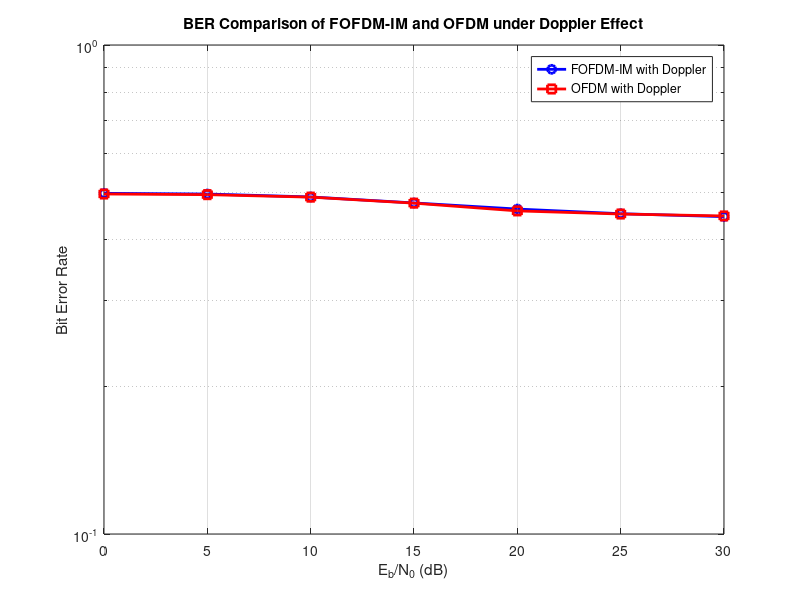

MATLAB code for this plot:
clc; clear; close all;

N_subcarriers = 64; % Total subcarriers
N_active = 16; % Number of active subcarriers for IM
N_symbols = 1000; % Number of transmitted symbols
EbNo_dB = 0:5:30; % SNR range in dB
fd = 100; % Doppler shift in Hz
Ts = 1e-3; % Symbol duration

BER_FOFDM_IM = zeros(size(EbNo_dB));
BER_OFDM = zeros(size(EbNo_dB));

for i = 1:length(EbNo_dB)
    EbNo = 10^(EbNo_dB(i)/10);
    N_errors_FOFDM_IM = 0;
    N_errors_OFDM = 0;
    
    for j = 1:N_symbols
        % Generate random bits for subcarrier index selection and QPSK modulation
        active_indices = randperm(N_subcarriers, N_active); % Unique active subcarriers
        qpsk_bits = randi([0, 1], 2*N_active, 1); % QPSK needs 2 bits per symbol
        qpsk_symbols = pskmod(bi2de(reshape(qpsk_bits, [], 2)), 4, pi/4); % QPSK modulation
        
        modulated_symbols = zeros(N_subcarriers, 1);
        modulated_symbols(active_indices) = qpsk_symbols(1:N_active); % Assign modulated symbols to active subcarriers
        
        % Rayleigh fading with Doppler shift
        h = (randn(N_subcarriers, 1) + 1i*randn(N_subcarriers, 1)) / sqrt(2);
        fading_effect = exp(1i * 2 * pi * fd * (0:N_subcarriers-1)' * Ts);
        faded_symbols = h .* modulated_symbols .* fading_effect;
        
        % Additive White Gaussian Noise (AWGN)
        noise_variance = 1/(2*EbNo);
        noise = sqrt(noise_variance) * (randn(N_subcarriers, 1) + 1i*randn(N_subcarriers, 1));
        received_symbols = faded_symbols + noise;
        
        % FOFDM-IM demodulation (assuming perfect subcarrier index detection)
        detected_symbols = received_symbols(active_indices) ./ h(active_indices);
        detected_bits = de2bi(pskdemod(detected_symbols, 4, pi/4), 2);
        detected_bits = detected_bits(:);
        
        % Count errors
        N_errors_FOFDM_IM = N_errors_FOFDM_IM + sum(qpsk_bits ~= detected_bits);
        
        % OFDM (standard) transmission
        qpsk_bits_ofdm = randi([0, 1], 2*N_subcarriers, 1);
        qpsk_symbols_ofdm = pskmod(bi2de(reshape(qpsk_bits_ofdm, [], 2)), 4, pi/4);
        
        h_ofdm = (randn(N_subcarriers, 1) + 1i*randn(N_subcarriers, 1)) / sqrt(2);
        fading_effect_ofdm = exp(1i * 2 * pi * fd * (0:N_subcarriers-1)' * Ts);
        faded_symbols_ofdm = h_ofdm .* qpsk_symbols_ofdm .* fading_effect_ofdm;
        
        noise_ofdm = sqrt(noise_variance) * (randn(N_subcarriers, 1) + 1i*randn(N_subcarriers, 1));
        received_symbols_ofdm = faded_symbols_ofdm + noise_ofdm;
        
        detected_symbols_ofdm = received_symbols_ofdm ./ h_ofdm;
        detected_bits_ofdm = de2bi(pskdemod(detected_symbols_ofdm, 4, pi/4), 2);
        detected_bits_ofdm = detected_bits_ofdm(:);
        
        N_errors_OFDM = N_errors_OFDM + sum(qpsk_bits_ofdm ~= detected_bits_ofdm);
    end
    
    BER_FOFDM_IM(i) = N_errors_FOFDM_IM / (N_symbols * 2 * N_active);
    BER_OFDM(i) = N_errors_OFDM / (N_symbols * 2 * N_subcarriers);
end

% Plot results
figure;
semilogy(EbNo_dB, BER_FOFDM_IM, 'b-o', 'LineWidth', 2); hold on;
semilogy(EbNo_dB, BER_OFDM, 'r-s', 'LineWidth', 2);
grid on;
xlabel('E_b/N_0 (dB)'); ylabel('Bit Error Rate');
legend('FOFDM-IM with Doppler', 'OFDM with Doppler');
title('BER Comparison of FOFDM-IM and OFDM under Doppler Effect');
